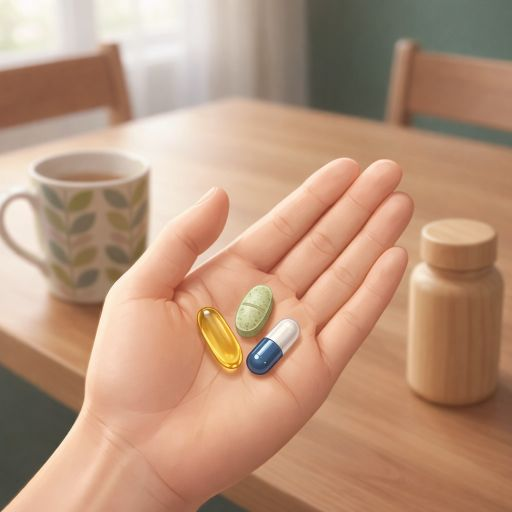
#> input picture frontend/my-app/assets/images/intake_verify_example.jpg, 512 x 512 px
$ python -i feature_service.py   (imports and definitions only)
#> lines starting #> are read from the running program, lines starting #| are printed output that depends on the picture; after the words box and inside, x2 and y2 are one past the last pixel; in counts of white or black regions, pixels touching at a corner belong together
#> further down, picture is the input picture: shape (512, 512, 3); mean B, G, R 123.9, 148.6, 184.9
import cv2
import numpy as np


def _find_largest_contour(binary: np.ndarray):
    contours_info = cv2.findContours(
        binary,
        cv2.RETR_EXTERNAL,
        cv2.CHAIN_APPROX_SIMPLE,
    )
    contours = contours_info[0] if len(contours_info) == 2 else contours_info[1]

    if not contours:
        return None

    return max(contours, key=cv2.contourArea)


def extract_auxiliary_features(crop_image: np.ndarray) -> dict[str, np.ndarray]:
    """
    복용 인증 2차 판별에 사용할 수 있도록
    등록 단계에서 색상/모양 보조 특징을 추출한다.

    저장 예시:
    - mean_hsv
    - hue_hist
    - shape_vector(aspect_ratio, area_ratio, circularity)
    """
    hsv = cv2.cvtColor(crop_image, cv2.COLOR_BGR2HSV)
#> hsv: shape (512, 512, 3); mean H, S, V 16, 85.9, 185.4

    mean_hsv = hsv.reshape(-1, 3).mean(axis=0).astype(np.float32)
#> mean_hsv = [15.97, 85.9, 185.4]

    hue_hist = cv2.calcHist([hsv], [0], None, [12], [0, 180]).flatten().astype(np.float32)
#> hue_hist = [202735, 36069, 11830, 4356, 5317, 10, 188, 563, 42, 17, 58, 959]
    hue_hist = hue_hist / (hue_hist.sum() + 1e-12)
#> hue_hist = [0.773, 0.138, 0.0451, 0.0166, 0.0203, 3.81e-05, 0.000717, 0.00215, 0.00016, 6.48e-05, 0.000221, 0.00366]

    gray = cv2.cvtColor(crop_image, cv2.COLOR_BGR2GRAY)
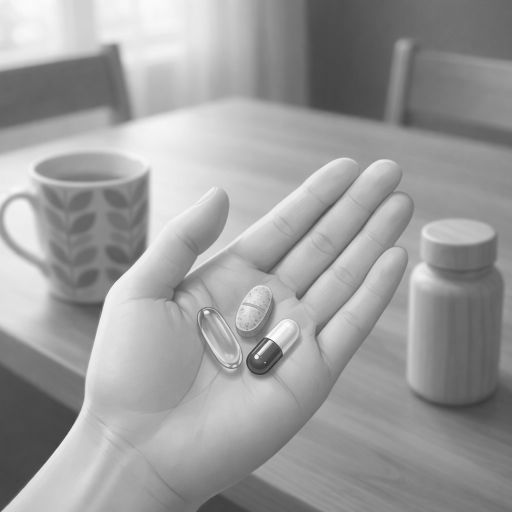
#> gray: shape (512, 512); min 42, max 255, mean 156.6
    blurred = cv2.GaussianBlur(gray, (5, 5), 0)

    _, binary = cv2.threshold(
        blurred,
        0,
        255,
        cv2.THRESH_BINARY + cv2.THRESH_OTSU,
    )
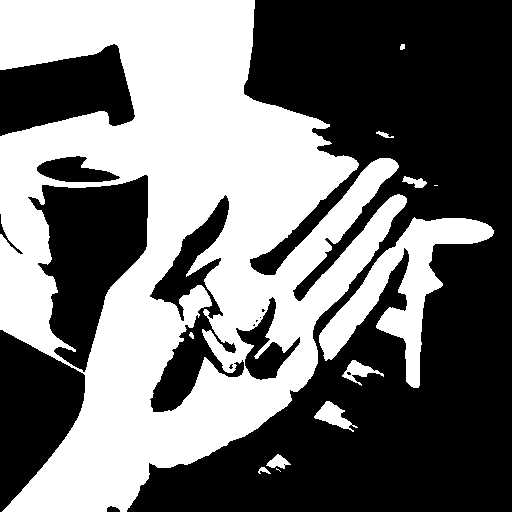
#> binary: shape (512, 512); 44.7% white; 12 white regions (2 under 20 px), largest, box (x1, y1, x2, y2) and area: (0, 0, 407, 512) 107077, (319, 217, 494, 388) 8583, (314, 401, 358, 432) 559
    binary_inv = cv2.bitwise_not(binary)
#> binary_inv: shape (512, 512); 55.3% white; 12 black regions (2 under 20 px)

    contour_a = _find_largest_contour(binary)
#> in _find_largest_contour, `contours_info = cv2.findContours( binary, cv2.RETR_EXTERNAL, cv2.CHAIN..`: contours_info = 11 contours, 3 with area under 20; largest, box (x1, y1, x2, y2) and area: (0, 0, 407, 512) 128414, (319, 217, 494, 388) 8208, (314, 401, 358, 432) 500, (342, 360, 384, 386) 340, (266, 454, 291, 469) 170, (402, 176, 427, 188) 130, (376, 131, 394, 138) 36, (258, 467, 271, 474) 32
#> in _find_largest_contour, `contours = contours_info[0] if len(contours_info) == 2 else contours_i..`: contours has the same summary as contours_info
#> contour_a = contour of 915 points, box (x1, y1, x2, y2) (0, 0, 407, 512), area 128414
    contour_b = _find_largest_contour(binary_inv)
#> in _find_largest_contour (call 2), `contours_info = cv2.findContours( binary, cv2.RETR_EXTERNAL, cv2.CHAIN..`: contours_info = 14 contours, 5 with area under 20; largest, box (x1, y1, x2, y2) and area: (127, 0, 512, 512) 113423, (28, 175, 148, 372) 12653, (0, 330, 85, 512) 9321, (0, 44, 135, 136) 7937, (150, 195, 244, 412) 6054
#> in _find_largest_contour (call 2), `contours = contours_info[0] if len(contours_info) == 2 else contours_i..`: contours has the same summary as contours_info
#> contour_b = contour of 583 points, box (x1, y1, x2, y2) (127, 0, 512, 512), area 113423

    contour = None
    area_a = cv2.contourArea(contour_a) if contour_a is not None else 0.0
#> area_a = 128413.5
    area_b = cv2.contourArea(contour_b) if contour_b is not None else 0.0
#> area_b = 113423

    contour = contour_a if area_a >= area_b else contour_b
#> contour has the same summary as contour_a

    crop_h, crop_w = crop_image.shape[:2]
#> crop_h = 512; crop_w = 512
    crop_area = float(max(1, crop_h * crop_w))
#> crop_area = 262144

    if contour is None:
        shape_vector = np.array([1.0, 0.0, 0.0], dtype=np.float32)
    else:
        x, y, w, h = cv2.boundingRect(contour)
#> x = 0; y = 0; w = 407; h = 512
        contour_area = float(cv2.contourArea(contour))
#> contour_area = 128413.5
        perimeter = float(cv2.arcLength(contour, True))
#> perimeter = 2922.2

        aspect_ratio = float(w / max(1, h))
#> aspect_ratio = 0.795
        area_ratio = float(contour_area / crop_area)
#> area_ratio = 0.49
        circularity = float((4.0 * np.pi * contour_area) / ((perimeter ** 2) + 1e-12))
#> circularity = 0.189

        shape_vector = np.array(
            [aspect_ratio, area_ratio, circularity],
            dtype=np.float32,
        )
#> shape_vector = [0.795, 0.49, 0.189]

    return {
        "mean_hsv": mean_hsv,
        "hue_hist": hue_hist,
        "shape_vector": shape_vector,
    }

>>> import cv2
>>> picture = cv2.imread('../../../frontend/my-app/assets/images/intake_verify_example.jpg')
>>> result = extract_auxiliary_features(picture)
#> result = {'mean_hsv': [15.97, 85.9, 185.4], 'hue_hist': [0.773, 0.138, 0.0451, 0.0166, 0.0203, 3.81e-05, 0.000717, 0.00215, 0.00016, 6.48e-05, 0.000221, 0.00366], 'shape_vector': [0.795, 0.49, 0.189]}
